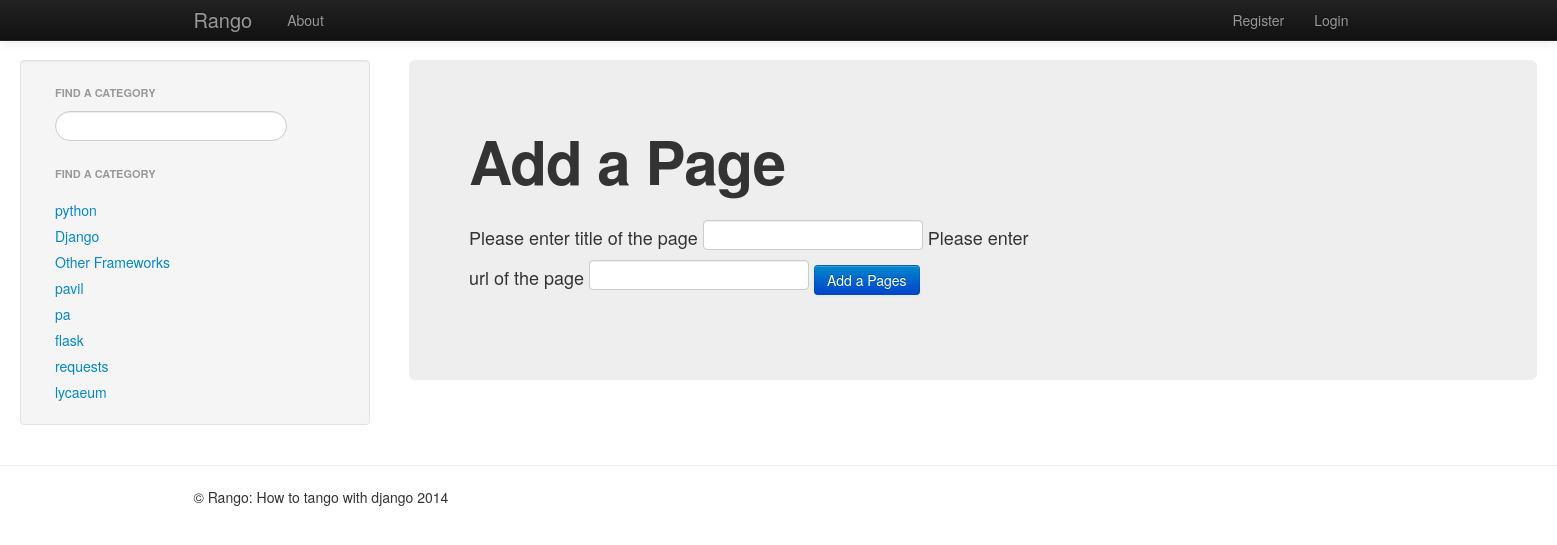
/rango/category/python/add_page/, run on the app's committed database.
### rango/models.py (models this page shows)
class Category(models.Model):
    name = models.CharField(max_length=128, unique=True)
    views = models.IntegerField(default=0)
    likes = models.IntegerField(default=0)
    def __unicode__(self):
        return self.name

### rango/views.py (the view)
# urls.py: url(r'^category/(?P<category_name_url>\w+)/add_page/$', views.add_page, name="add_page"),
def add_page(request,category_name_url):
    context = RequestContext(request)
    category_name = decode_url(category_name_url)
    if request.method == 'POST':
        form = PageForms(request.POST)
        if form.is_valid:
            page = form.save(commit = False)
            try:
                cat = Category.objects.get(name=category_name)
                page.category = cat
            except Category.DoesNotExist:
                return render_to_response('rango/add_category.html',{},context)
            page.views = 0
            page.save()
            return category(request,category_name_url)
        else:
            print form.errors
    else:
        form = PageForms()
    cat_list = get_category_list()
    return render_to_response('rango/add_page.html',
            {'category_name_url':category_name_url,
              'category_name':category_name, 'form':form, 'cat_list':cat_list},
            context)

### rango/forms.py (shortened to what this page needs)
class PageForms(forms.ModelForm):
    title = forms.CharField(max_length=128, help_text="Please enter title of the page")
    url = forms.URLField(max_length=200, help_text="Please enter url of the page")
    views = forms.IntegerField(widget=forms.HiddenInput(), initial=0)
    class Meta:
        model = Page
        fields = ('title', 'url', 'views')

### rango/views.py (called while the page is built)
def decode_url(category_name_url):
    category_name = category_name_url.replace('_', ' ')
    return category_name

def get_category_list(max_results =0, starts_with=''):
    cat_list=[]
    if starts_with:
        cat_list = Category.objects.filter(name__istartswith=starts_with)
    else:
        cat_list = Category.objects.all()
    if max_results > 0:
        if len(cat_list) > max_results:
            cat_list = cat_list[:max_results]
    for category in cat_list:
        category.url = category.name.replace(" ", "_")
    print cat_list
    return cat_list

### templates/rango/add_page.html (shortened to what this page needs)
{% extends 'rango/base.html' %}
{% block body_block %}
<div class="hero-unit">
	<h1>Add a Page</h1>
    <br/>
    <div class="container">
        <form  class="span6" id="page_form" method="post" action="/rango/category/{{category_name_url}}/add_page/">
	    {% for field in form.visible_fields %}
		{{ field.help_text }}
		{{ field }}
	    {% endfor %}
	    <button class ="btn btn-primary" type= "submit" name = "submit">Add a Pages</button>
	    </form>
    </div>
</div>
{% endblock %}

### templates/rango/category_list.html
        <h1 class="nav-header">Find a category</h1>
        <ul class="nav nav-list">
        {%if cat_list%}
            {% for category in cat_list %}
                <li><a href="/rango/category/{{ category.url }}">{{ category.name }}</a></li>
            {% endfor%}
        </ul>
        {% else %}
                <li>No categories at present</li>
        {% endif %}

### data on the page
Category: name "python"
Category: name "Django"
Category: name "Other Frameworks"
Category: name "pavil"
Category: name "pa"
Category: name "flask"
Category: name "requests"
Category: name "lycaeum"

### other printed values
{{ field.help_text }} "Please enter title of the page" "Please enter url of the page"
